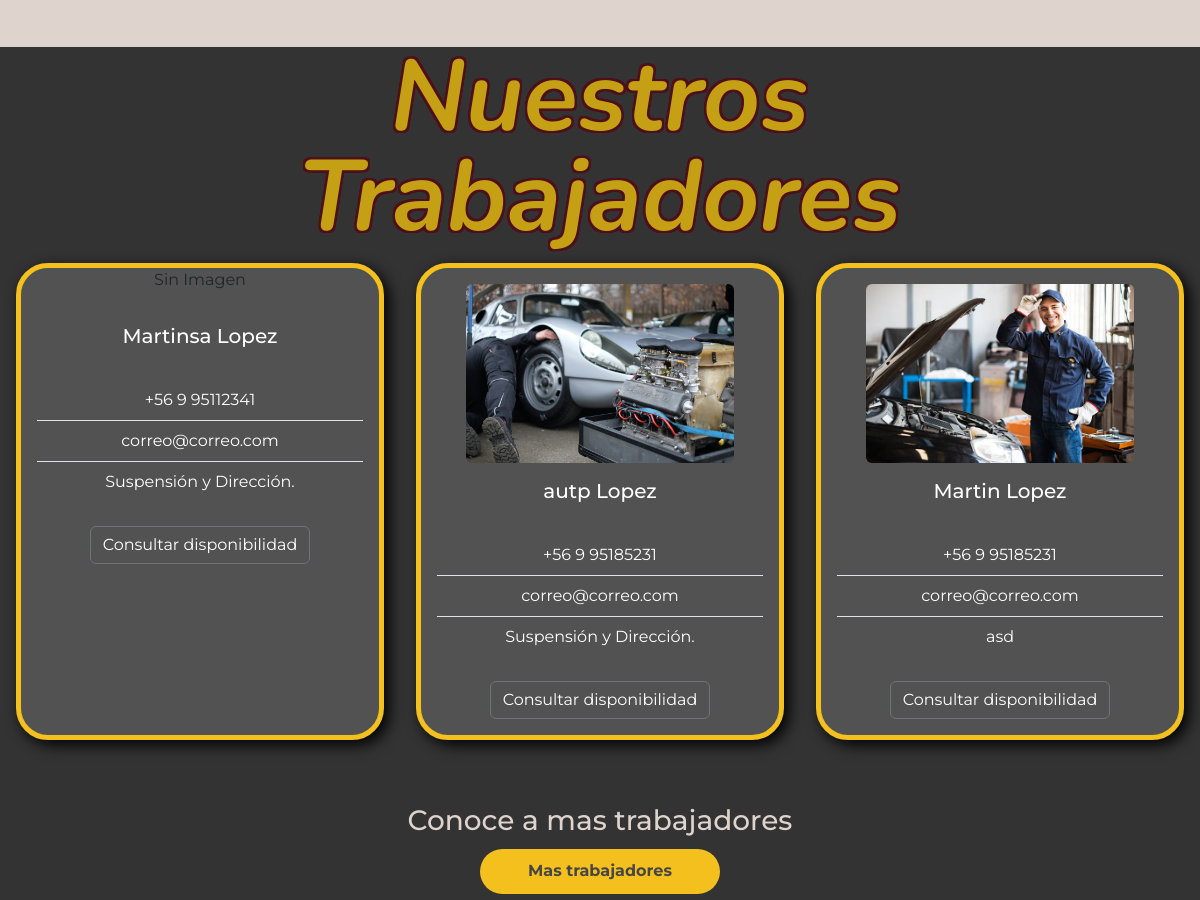
The app's page / (middle part), older data.
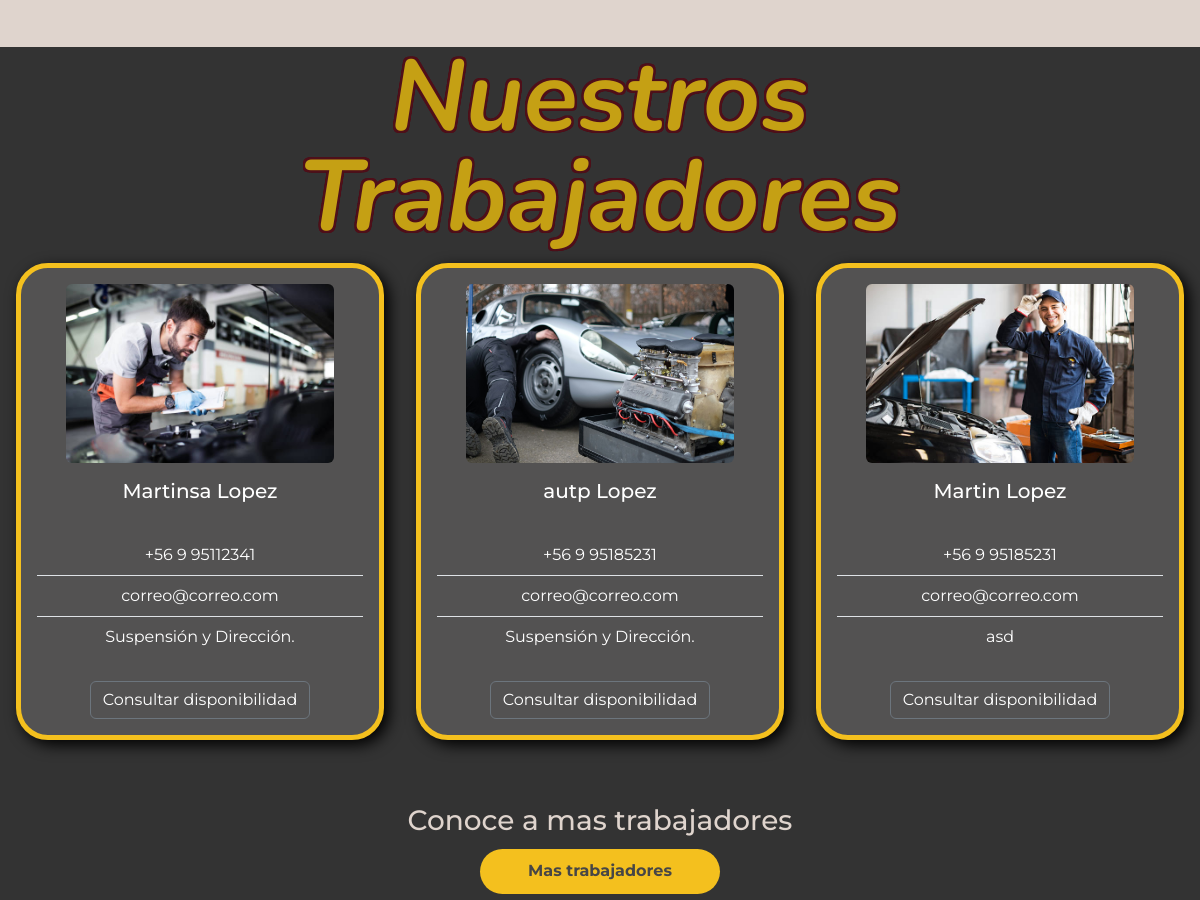
The same page, newer data.
### base/models.py (models this page shows, shortened)
class mecanico(models.Model):
    id_mecanico = models.AutoField(primary_key=True)
    nombre = models.CharField(max_length=50)
    apellido = models.CharField(max_length=50)
    telefono = models.IntegerField(validators=[MaxValueValidator(9999999999)])
    correo = models.CharField(max_length=50)
    sucursal = models.CharField(max_length=50,null=True, blank=True)
    especialidad = models.CharField(max_length=50)
    experiencia = models.CharField(max_length=50)
    descripcion = models.TextField(default='Sin descripción')
    imagen = models.ImageField(upload_to='mecanicos', null=True, blank=True)
    def __str__(self):
        return self.nombre + ' ' + self.apellido

### base/views.py (the view)
# urls.py: path('', views.index, name='index'),
def index(request):
    mecanicos = mecanico.objects.all()
    context={"mecanicos":mecanicos}
    return render(request, 'base/index.html', context)

### base/templates/base/index.html (shortened to what this page needs)
{% extends '../base.html' %}
{% load static %}
{% block content %}
<link rel="stylesheet" href="{% static 'css/index.css' %}">
    <section id="hero-nosotros">
        <div class="contenido-nosotros text-center p-0 px-md-5 pb-md-5">
        </div>
    </section>
    <section id="trabajadores">
        <h1>Nuestros<br>Trabajadores</h1>
            <div class="card-group">
                {% for mecanico in mecanicos|slice:":3"%}
                <div class="card rounded-5 color-gris m-3">
                    {% if mecanico.imagen %}
                        <img class="card-img-top rounded-2 img-fluid rounded-radius w-75 h-75 mt-3 mx-auto" src="{{ mecanico.imagen.url }}" alt="Imagen del mecanico">
                    {% else %}
                        <p>Sin Imagen</p>
                    {% endif %}</td>
                    <div class="card-body">
                        <h5 class="card-title text-white">{{mecanico}}</h5>
                        <br>
                        <ul class="list-group list-group-flush">
                            <li class="list-group-item color-gris-chico text-white"> +56 {{ mecanico.telefono|stringformat:"s"|slice:":1" }} {{ mecanico.telefono|stringformat:"s"|slice:"1:" }}  </li>
                            <li class="list-group-item color-gris-chico text-white">{{mecanico.correo}}</li>
                            <li class="list-group-item color-gris-chico text-white">{{mecanico.especialidad}}</li>
                        </ul>
                        <br>
                        <button type="button" class="btn btn-outline-secondary text-white" data-bs-toggle="modal"
                            data-bs-target="#staticBackdrop1">
                            Consultar disponibilidad
                        </button>
                    </div>
                </div>
                {% endfor %}
            </div>
        <div class="p-5">
            <h3>Conoce a mas trabajadores</h3>
            <button type="button" class="btn boton-trabajador mt-1 w-auto border-0 rounded-pill fw-bold py-2 px-5"
                onclick="window.location.href = '{% url 'trabajadores' %}';">Mas trabajadores</button>
        </div>
    </section>
    {% endblock %}

Row changes from the older to the newer data that the page shows:
changed mecanico "Martinsa Lopez": imagen: picture added; no longer shows "Sin Imagen"
